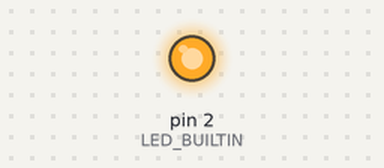
Recording of a sketch running on a simulated Arduino Uno, built for the host (arithmetic inside an expression is 32-bit, double 64-bit). Parts: output pins drawn as LEDs (lit = HIGH). Pins used as bus, display or sensor lines are not drawn; what the sketch prints to the serial monitor is not drawn.

Above: at 0.1 s.
Timing chart, 0 to 1.6 s (numbered marks = the images above):
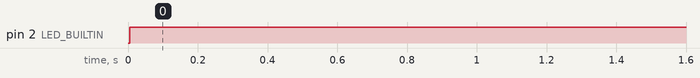

Measured:
- by itself, pin 2 (LED_BUILTIN): LOW → HIGH at 0.01 s

The sketch:

AS5055_read_data_2_SPI.ino
```cpp
//AS5055 READ DATA PROGRAM

#include <SPI.h>
#define LED_BUILTIN 2
#define AlarmHigh_b (1<<14) //bit 13
#define AlarmLow_b (1<<15)  //bit 14
#define ErrorFlag_b (1<1)
#define DataMask 0x3FFF

#define HSPI_MISO   12
#define HSPI_MOSI   13
#define HSPI_SCLK   14
#define HSPI_SS     15

uint16_t result1 = 5;
uint16_t resultado_prev = 6;
uint16_t resultado = 5;
uint16_t init_pos = 1000;
uint8_t AH = 0;
uint8_t AL = 0;
uint8_t EF = 0;
uint8_t PAR = 0;
uint8_t error = 0;

uint16_t message = 0xFFFF;

void setup() {
  Serial.begin(115200);

  SPI.begin(HSPI_SCLK, HSPI_MISO, HSPI_MOSI, HSPI_SS);
  SPI.setBitOrder(MSBFIRST);
  SPI.setClockDivider(SPI_CLOCK_DIV16);  //you can chose faster SPI frequency
  SPI.setDataMode(SPI_MODE1); // Very important CPOL:0 PHA:1

  Serial.println("-----------------");
  Serial.println(HSPI_MISO); //12
  Serial.println(HSPI_MOSI); //13
  Serial.println(HSPI_SCLK);  //14
  Serial.println(HSPI_SS); //15

  Serial.println("-----------------");
  pinMode(HSPI_SS, OUTPUT);
  pinMode(LED_BUILTIN, OUTPUT);

  result1 = sendMessage16(message, HSPI_SS);
  init_pos = (result1 & DataMask)>>2;

  Serial.println("VVVVVVVVVV");
  Serial.println(result1);
  Serial.println(init_pos);
  Serial.println((float)(init_pos)/11.38f);
  Serial.println("^^^^^^^^^^\n");
}

void loop() {
  float resp;
  result1 = sendMessage16(message,  HSPI_SS);

  #ifdef DEBGUG_SPI_RESULT
    Serial.print(result1, HEX);
    Serial.print(",\t\t");
    Serial.print( result1>>12, BIN);
    Serial.print(",\t");
    Serial.print( ((result1 & 0xF00)>>8), BIN);
    Serial.print(",\t");
    Serial.print( ((result1 & 0xF0)>>4), BIN);
    Serial.print(",\t");
    Serial.print( (result1 & 0xF), BIN);
    Serial.print(",\t\t");
  #endif

  resp = check_response(result1, init_pos);
  // Serial.print(">");
  // Serial.print(resp);
  // Serial.println("<");

  delay(100);
}

uint16_t check_response(uint16_t result1, uint16_t init_pos){
  uint16_t resultado;
  PAR = __builtin_popcount(result1);
  if (!(PAR % 2)){ // if equals zero, short version
    EF = (result1 & ErrorFlag_b) >> 1;
    if (!EF){
      AH = (result1 & AlarmHigh_b) >> 14;
      if(AH){
        Serial.print("Error Alarm High");
        Serial.print("\t");
      }
       AL = (result1 & AlarmLow_b) >> 15;
      if(AL){
        Serial.print("Error Alarm Low");
        Serial.print("\t");
      }
       #ifdef DEBGUG_ALARM
        Serial.print("\t");
        Serial.print(EF);
        Serial.print("<,\tH");
        Serial.print(AH);
        Serial.print(",\tL");
        Serial.print(AL);
        Serial.print(",\t");
      #endif

      resultado = (result1 & DataMask)>>2;

      if ((resultado == 4095) || (resultado==0)){
        if ((resultado == 4095) && (resultado_prev == 4095)){
          error = 1;
        }else if ((resultado == 0) && (resultado_prev == 0)){
          error = 1;
        }
      }

      if (error){
          Serial.println("Value Error");
          send_Reset(HSPI_SS);
      }else{
        resultado_prev = resultado;
        #ifdef DEBGUG_SPI
          Serial.print( resultado);
          Serial.print(",\t");
          Serial.print( resultado - init_pos);
          Serial.print(",\t");
        #endif
        Serial.print("Curr_val: ");
        Serial.print((float)(resultado)/11.38f);
        Serial.print("\t Offset_val: ");
        Serial.println((float)(resultado-init_pos)/11.38f);

        digitalWrite(LED_BUILTIN, !digitalRead(LED_BUILTIN));
      }
    }else{
      Serial.println("Error Flag");
      send_Reset(HSPI_SS);
    }
  }else{
    Serial.println("Error Parity");
    send_Reset(HSPI_SS);
  }
  return (float)(resultado)/11.38f;
}

void send_Reset(uint8_t SSpin){
  uint16_t mensa = 0x33A5;
  mensa |= __builtin_parity(mensa); //even
  digitalWrite(SSpin, LOW);
  result1 = SPI.transfer16(mensa);
  digitalWrite(SSpin, HIGH);
  Serial.println("<MASTER> reset");
  delay(10);
  error=0;
}

float sendMessage16(uint16_t mess, uint8_t SSpin){
  uint16_t result;
  mess |= __builtin_parity(mess); //even
  digitalWrite(SSpin, LOW);
  result = SPI.transfer16(mess);
  digitalWrite(SSpin, HIGH);
  #ifdef DEBGUG_SPI
    Serial.print(mess, HEX);
    Serial.print("\t");
  #endif
  return result;
}
```
